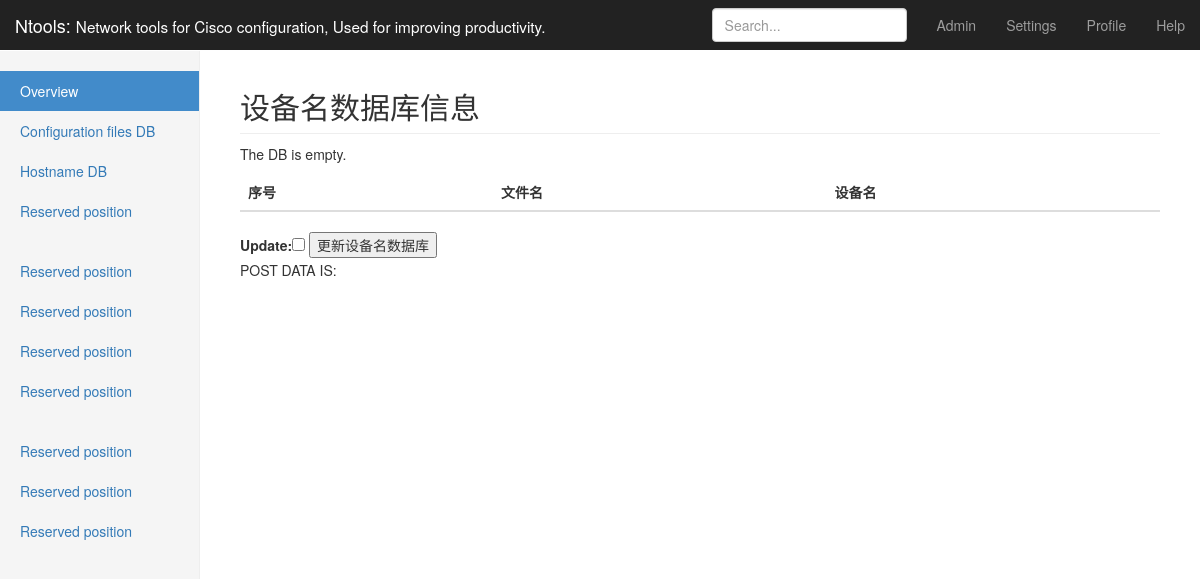
Page /ntools/updatehostname on the earlier database version.
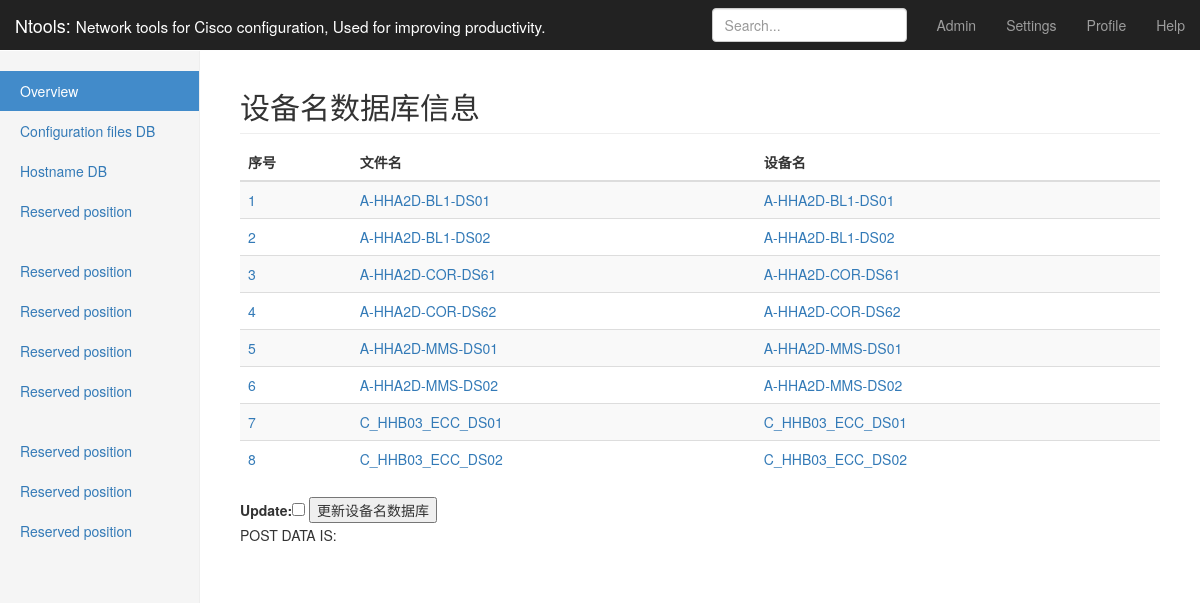
Same page on the later database version.
### nconfig/models.py (models this page shows)
class Filename_to_hostname(models.Model):
    filename = models.CharField('文件名', max_length=256)
    hostname = models.CharField('设备名', max_length=256)

### nconfig/views.py (the view)
def update_hostname(request):
    data = ''
    if request.method == "POST":
        data = request.POST.get('update')
        if data == 'on':
            update_hostname_db()
        else:
            pass
    all_entries = Filename_to_hostname.objects.all()
    return render(request,'nconfig/update_hostname.html',{'all_entries': all_entries, 'update_request_form':update_request_form, 'data':data})

### nconfig/templates/nconfig/update_hostname.html (shortened to what this page needs)
{% extends "nconfig/base.html" %}
{% load static %}
{% block head_extra %}
<link href="{% static 'bootstrap-3.3.5/css/dashboard.css' %}" rel="stylesheet">
{% endblock head_extra %}
{% block body_extra %}
        <div class="col-sm-9 col-sm-offset-3 col-md-10 col-md-offset-2 main">
          <h2 class="sub-header">设备名数据库信息</h2>
          <div class="table-responsive">
            <table class="table table-striped">
              <thead>
                <tr>
                  <th>序号</th>
                  <th>文件名</th>
                  <th>设备名</th>
                </tr>
              </thead>
              <tbody>
                {% if all_entries %}
                    {% for entry in all_entries %}
                <tr>
                    <td id="rows"><a href="{% url 'nconfig:detail_hostname' entry.filename %}">{{ forloop.counter }}</a></td>
                    <td><a href="{% url 'nconfig:detail_hostname' entry.filename %}">{{ entry.filename }}</a></td>
                    <td><a href="{% url 'nconfig:detail_hostname' entry.filename %}">{{ entry.hostname }}</a></td>
                </tr>
                    {% endfor %}
                {% else %}
                    <p>The DB is empty.</p>
                {% endif %}
              </tbody>
            </table>
          </div>
            <div>
                <form method="post">
                    {{ update_request_form }}
                    <input type="submit" value="更新设备名数据库" />
                </form>
            </div>
            <p>POST DATA IS: {{ data }}</p>
        </div>
{% endblock body_extra %}

### nconfig/templates/nconfig/base.html (shortened to what this page needs)
{% load static %}
<!DOCTYPE html>
<html lang="zh-CN">
<head>
    <link href="{% static "bootstrap-3.3.5/css/bootstrap.min.css" %}" rel="stylesheet">
    {% block head_extra %}{% endblock head_extra %}
</head>
<body>
    <nav class="navbar navbar-inverse navbar-fixed-top">
      <div class="container-fluid" height="100%">
        <div class="navbar-header">
          <a class="navbar-brand" href="/ntools">Ntools: <small>Network tools for Cisco configuration, Used for improving productivity.</small></a>
        </div>
        <div id="navbar" class="navbar-collapse collapse">
          <ul class="nav navbar-nav navbar-right">
            <li><a href="/admin">Admin</a></li>
            <li><a href="#">Settings</a></li>
            <li><a href="#">Profile</a></li>
            <li><a href="#">Help</a></li>
          </ul>
          <form class="navbar-form navbar-right">
            <input type="text" class="form-control" placeholder="Search...">
          </form>
      </div>
    </nav>
    <div class="container-fluid" height="100%">
        <div class="row">
            <div class="col-sm-3 col-md-2 sidebar">
                <ul class="nav nav-sidebar">
                    <li class="active"><a href="/ntools">Overview <span class="sr-only">(current)</span></a></li>
                    <li><a href="/ntools/configdb">Configuration files DB</a></li>
                    <li><a href="/ntools/updatehostname">Hostname DB</a></li>
                    <li><a href="#">Reserved position</a></li>
                </ul>
                <ul class="nav nav-sidebar">
                    <li><a href="">Reserved position</a></li>
                    <li><a href="">Reserved position</a></li>
                    <li><a href="">Reserved position</a></li>
                    <li><a href="">Reserved position</a></li>
                </ul>
                <ul class="nav nav-sidebar">
                    <li><a href="">Reserved position</a></li>
                    <li><a href="">Reserved position</a></li>
                    <li><a href="">Reserved position</a></li>
                </ul>
            </div>
        {% block body_extra %} {% endblock body_extra %}
       </div>
    </div>
</body>
</html>

### nconfig/templates/nconfig/base.html (style rules this page uses)
body { padding-top: 50px; }
body,html,.col-sm-9,.col-md-10 { height:100%; }

Differences in the rows shown:
added Filename_to_hostname: filename "A-HHA2D-BL1-DS01", hostname "A-HHA2D-BL1-DS01"
added Filename_to_hostname: filename "A-HHA2D-BL1-DS02", hostname "A-HHA2D-BL1-DS02"
added Filename_to_hostname: filename "A-HHA2D-COR-DS61", hostname "A-HHA2D-COR-DS61"
added Filename_to_hostname: filename "A-HHA2D-COR-DS62", hostname "A-HHA2D-COR-DS62"
added Filename_to_hostname: filename "A-HHA2D-MMS-DS01", hostname "A-HHA2D-MMS-DS01"
added Filename_to_hostname: filename "A-HHA2D-MMS-DS02", hostname "A-HHA2D-MMS-DS02"
added Filename_to_hostname: filename "C_HHB03_ECC_DS01", hostname "C_HHB03_ECC_DS01"
added Filename_to_hostname: filename "C_HHB03_ECC_DS02", hostname "C_HHB03_ECC_DS02"
Other differences:
text no longer shown: "The DB is empty."
